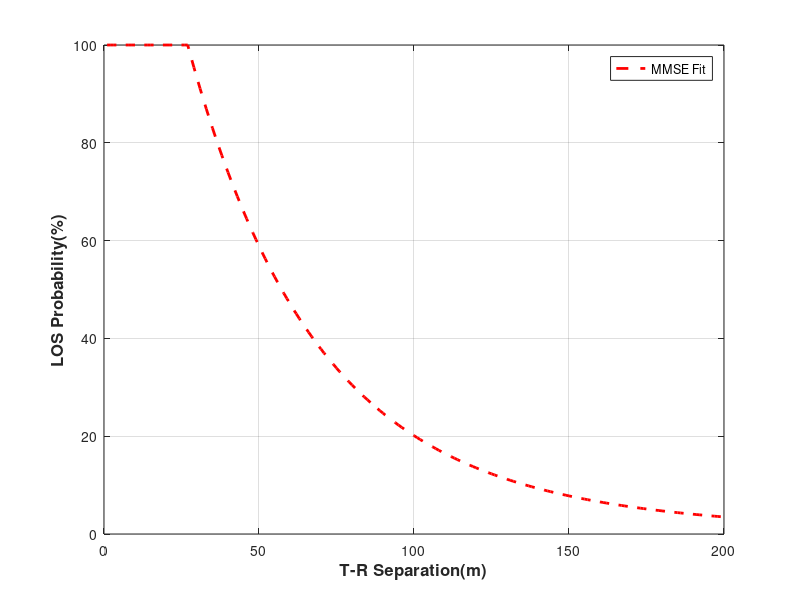
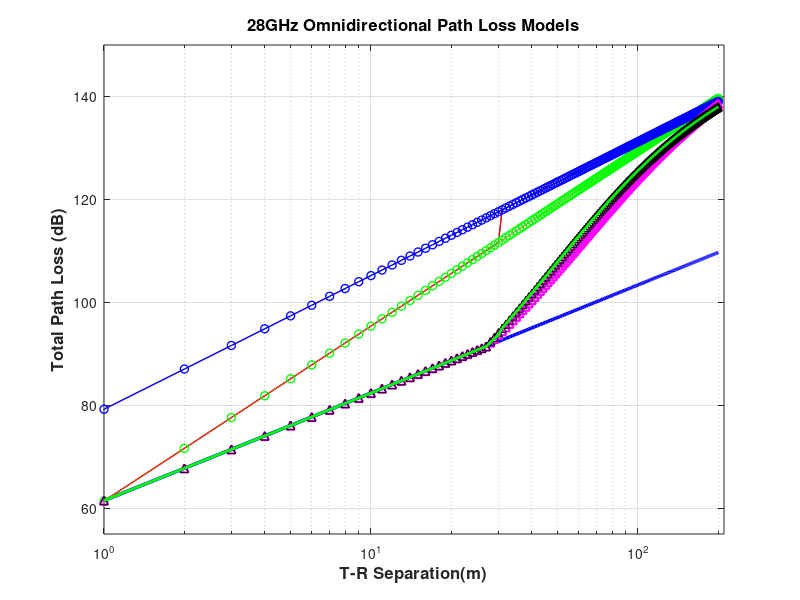

Here is the MATLAB script that generated these plots, in order: (Note: this script raises an error after producing the figures.)
d= 1:1:200 ;

d_BP = 27;
alpha = 71;
d0 = 1;
c  = 3*10^8;

f = 28*10^9;
n_LOS = 2.1;
Sigma_LOS = 3.6;
n_NLOS = 3.4;
Sigma_NLOS = 9.7;
alpha2 = 79.2;
Beta = 2.6;
Sigma2_NLOS = 9.6;


Lambda  =c/f ;
P_LOS = zeros(200,1);
PL_LOS = zeros(200,1);
PL_NLOS = zeros(200,1);
PL_Prob = zeros(200,1);

PL_NLOS_CloseIn = zeros(200,1);
PL_NLOS_Floating = zeros(200,1);


for d=1:1:200
    P_LOS(d)  = (min(d_BP/d,1)*(1-exp(-d/alpha))+exp(-d/alpha))^2;
    
    PL_LOS(d)  = 20*log10(4*pi/ Lambda)+10*n_LOS *log10(d)+lognpdf(d,0,Sigma_LOS );
    
    PL_NLOS_CloseIn(d) = 20*log10(4*pi/ Lambda)+10*n_NLOS *log10(d)+lognpdf(d,0,Sigma_NLOS );
       PL_NLOS_Floating(d)  = alpha2  +10* Beta  *log10(d)+lognpdf(d,0,Sigma2_NLOS );
        
    if d<= 30
         PL_NLOS(d)  = PL_NLOS_CloseIn(d);
    else
        PL_NLOS(d)  = PL_NLOS_Floating(d);
    end
    PL_Prob(d)  = P_LOS(d)*PL_LOS(d)+(1-P_LOS(d))*PL_NLOS(d);
    PL_Prob_CloseIn(d)  = P_LOS(d)*PL_LOS(d)+(1-P_LOS(d))*PL_NLOS_CloseIn(d);
    PL_Prob_Floating(d)  = P_LOS(d)*PL_LOS(d)+(1-P_LOS(d))*PL_NLOS_Floating(d);
    
end

t = 1:1:200;
axis([0,100,1,200]);
plot(t,P_LOS*100,'r--','LineWidth',2);
legend('MMSE Fit');
xlabel('T-R Separation(m)','FontSize',12,'FontWeight','bold')
ylabel('LOS Probability(%)','FontSize',12,'FontWeight','bold')
grid on;

figure;
axis([1,200,55,150]);


semilogx(t,PL_LOS,'b-','LineWidth',2.5);grid on;hold on;
% plot(t,PL_LOS,'r-');

semilogx(t,PL_NLOS);
plot(t,PL_NLOS,'r-','LineWidth',1);  hold on;grid on;

semilogx(t, PL_NLOS_CloseIn);
plot(t, PL_NLOS_CloseIn,'go','LineWidth',1);  hold on;grid on;

semilogx(t,PL_NLOS_Floating);
plot(t,PL_NLOS_Floating,'bo-','LineWidth',1);  hold on;grid on;

semilogx(t,PL_Prob_CloseIn);
plot(t,PL_Prob_CloseIn,'m^','LineWidth',1.5);  hold on;grid on;

semilogx(t,PL_Prob_Floating);
plot(t,PL_Prob_Floating,'k^','LineWidth',0.7);  hold on;grid on;



semilogx(t,PL_Prob);
plot(t,PL_Prob,'g-','LineWidth',2);  hold on;grid on;

axis([1,210,55,150]);
xlabel('T-R Separation(m)','FontSize',12,'FontWeight','bold')
ylabel('Total Path Loss (dB)','FontSize',12,'FontWeight','bold')
title('28GHz Omnidirectional Path Loss Models','FontSize',12,'FontWeight','bold')
legend([PL_LOS,PL_NLOS,PL_Prob_CloseIn,PL_Prob_Floating,PL_Prob],'n_LOS=2.1','','','','');
grid on;



